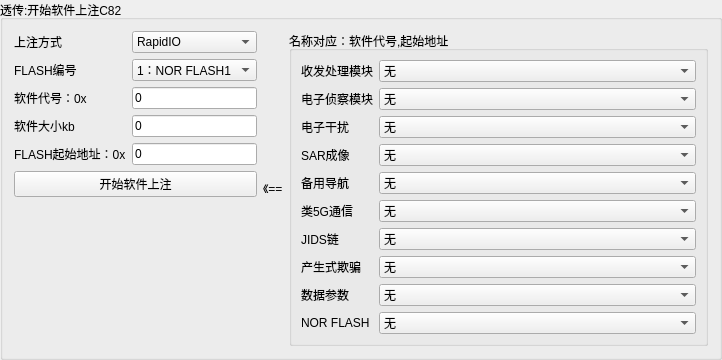
       <widget class="QGroupBox" name="groupBox">
        <property name="sizePolicy">
         <sizepolicy hsizetype="Preferred" vsizetype="Maximum">
          <horstretch>0</horstretch>
          <verstretch>0</verstretch>
         </sizepolicy>
        </property>
        <property name="title">
         <string>透传:开始软件上注C82</string>
        </property>
        <layout class="QHBoxLayout" name="horizontalLayout">
         <item>
          <layout class="QVBoxLayout" name="verticalLayout_5">
           <item>
            <layout class="QFormLayout" name="formLayout">
             <item row="0" column="0">
              <widget class="QLabel" name="label">
               <property name="text">
                <string>上注方式</string>
               </property>
              </widget>
             </item>
             <item row="0" column="1">
              <widget class="QComboBox" name="comboBox_upmaind">
               <property name="currentIndex">
                <number>1</number>
               </property>
               <item>
                <property name="text">
                 <string>CAN</string>
                </property>
               </item>
               <item>
                <property name="text">
                 <string>RapidIO</string>
                </property>
               </item>
              </widget>
             </item>
             <item row="1" column="0">
              <widget class="QLabel" name="label_2">
               <property name="text">
                <string>FLASH编号</string>
               </property>
              </widget>
             </item>
             <item row="1" column="1">
              <widget class="QComboBox" name="comboBox_upmark">
               <item>
                <property name="text">
                 <string>1：NOR FLASH1</string>
                </property>
               </item>
               <item>
                <property name="text">
                 <string>2：NOR FLASH2</string>
                </property>
               </item>
               <item>
                <property name="text">
                 <string>3：NAND FLASH</string>
                </property>
               </item>
              </widget>
             </item>
             <item row="2" column="0">
              <widget class="QLabel" name="label_3">
               <property name="text">
                <string>软件代号：0x</string>
               </property>
              </widget>
             </item>
             <item row="2" column="1">
              <widget class="QLineEdit" name="lineEdit_sorftnum">
               <property name="text">
                <string>0</string>
               </property>
              </widget>
             </item>
             <item row="3" column="0">
              <widget class="QLabel" name="label_4">
               <property name="text">
                <string>软件大小kb</string>
               </property>
              </widget>
             </item>
             <item row="3" column="1">
              <widget class="QLineEdit" name="lineEdit_sorftsum">
               <property name="text">
                <string>0</string>
               </property>
              </widget>
             </item>
             <item row="4" column="0">
              <widget class="QLabel" name="label_5">
               <property name="text">
                <string>FLASH起始地址：0x</string>
               </property>
              </widget>
             </item>
             <item row="4" column="1">
              <widget class="QLineEdit" name="lineEdit_flashsaddr">
               <property name="text">
                <string>0</string>
               </property>
              </widget>
             </item>
            </layout>
           </item>
           <item>
            <widget class="QPushButton" name="pushButton_startup">
             <property name="text">
              <string>开始软件上注</string>
             </property>
            </widget>
           </item>
           <item>
            <spacer name="verticalSpacer_2">
             <property name="orientation">
              <enum>Qt::Vertical</enum>
             </property>
             <property name="sizeHint" stdset="0">
              <size>
               <width>20</width>
               <height>40</height>
              </size>
             </property>
            </spacer>
           </item>
          </layout>
         </item>
         <item>
          <widget class="QLabel" name="label_16">
           <property name="text">
            <string>《==</string>
           </property>
          </widget>
         </item>
         <item>
          <widget class="QGroupBox" name="groupBox_4">
           <property name="sizePolicy">
            <sizepolicy hsizetype="Preferred" vsizetype="Preferred">
             <horstretch>0</horstretch>
             <verstretch>0</verstretch>
            </sizepolicy>
           </property>
           <property name="title">
            <string>名称对应：软件代号,起始地址</string>
           </property>
           <layout class="QVBoxLayout" name="verticalLayout">
            <item>
             <layout class="QFormLayout" name="formLayout_4">
              <item row="0" column="0">
               <widget class="QLabel" name="label_6">
                <property name="text">
                 <string>收发处理模块</string>
                </property>
               </widget>
              </item>
              <item row="0" column="1">
               <widget class="QComboBox" name="comboBox_sfclmk">
                <property name="sizePolicy">
                 <sizepolicy hsizetype="Minimum" vsizetype="Fixed">
                  <horstretch>0</horstretch>
                  <verstretch>0</verstretch>
                 </sizepolicy>
                </property>
                <item>
                 <property name="text">
                  <string>无</string>
                 </property>
                </item>
                <item>
                 <property name="text">
                  <string>（0x0F02）采集与信道化接收软件（更新区）</string>
                 </property>
                </item>
                <item>
                 <property name="text">
                  <string>（0x0F03）波束合成接收软件（更新区）</string>
                 </property>
                </item>
                <item>
                 <property name="text">
                  <string>（0x0F04）波束合成发射软件（更新区）</string>
                 </property>
                </item>
                <item>
                 <property name="text">
                  <string>（0x3F41）调频源软件（更新区）</string>
                 </property>
                </item>
                <item>
                 <property name="text">
                  <string>（0x3F42）数据形成软件（更新区）</string>
                 </property>
                </item>
               </widget>
              </item>
              <item row="1" column="0">
               <widget class="QLabel" name="label_7">
                <property name="text">
                 <string>电子侦察模块</string>
                </property>
               </widget>
              </item>
              <item row="1" column="1">
               <widget class="QComboBox" name="comboBox_dzzcmk">
                <property name="sizePolicy">
                 <sizepolicy hsizetype="Minimum" vsizetype="Fixed">
                  <horstretch>0</horstretch>
                  <verstretch>0</verstretch>
                 </sizepolicy>
                </property>
                <item>
                 <property name="text">
                  <string>无</string>
                 </property>
                </item>
                <item>
                 <property name="text">
                  <string>（0x1F01）宽带信号检测和存储软件（更新区）</string>
                 </property>
                </item>
                <item>
                 <property name="text">
                  <string>（0x1F02）LINK16测向软件（更新区）</string>
                 </property>
                </item>
                <item>
                 <property name="text">
                  <string>（0x1F03）塔康侦测软件（更新区）</string>
                 </property>
                </item>
                <item>
                 <property name="text">
                  <string>（0x1F04）塔康全频段侦察软件（更新区）</string>
                 </property>
                </item>
                <item>
                 <property name="text">
                  <string>（0x1F05）敌我侦测软件（更新区）</string>
                 </property>
                </item>
                <item>
                 <property name="text">
                  <string>（0x1F06）铱星信号侦测软件（更新区）</string>
                 </property>
                </item>
                <item>
                 <property name="text">
                  <string>（0x1F07）海事信号侦测软件（更新区）</string>
                 </property>
                </item>
                <item>
                 <property name="text">
                  <string>（0x1F08）星链信号侦察软件（更新区）</string>
                 </property>
                </item>
                <item>
                 <property name="text">
                  <string>（0x1F09）雷达信号预处理软件（更新区）</string>
                 </property>
                </item>
                <item>
                 <property name="text">
                  <string>（0x1D10）通信信号处理软件（更新区）</string>
                 </property>
                </item>
                <item>
                 <property name="text">
                  <string>（0x1D11）雷达信号主处理软件（更新区）</string>
                 </property>
                </item>
                <item>
                 <property name="text">
                  <string>（0x1F01）宽带信号检测和存储软件（基础区）</string>
                 </property>
                </item>
                <item>
                 <property name="text">
                  <string>（0x1F12）高频段雷达信号预处理软件（基础区）</string>
                 </property>
                </item>
                <item>
                 <property name="text">
                  <string>（0x1D10）通信信号处理软件（基础区）</string>
                 </property>
                </item>
               </widget>
              </item>
              <item row="2" column="0">
               <widget class="QLabel" name="label_8">
                <property name="text">
                 <string>电子干扰</string>
                </property>
               </widget>
              </item>
              <item row="2" column="1">
               <widget class="QComboBox" name="comboBox_dzgr">
                <property name="sizePolicy">
                 <sizepolicy hsizetype="Minimum" vsizetype="Fixed">
                  <horstretch>0</horstretch>
                  <verstretch>0</verstretch>
                 </sizepolicy>
                </property>
                <item>
                 <property name="text">
                  <string>无</string>
                 </property>
                </item>
                <item>
                 <property name="text">
                  <string>（0x2F01）通信干扰处理软件（更新区）</string>
                 </property>
                </item>
                <item>
                 <property name="text">
                  <string>（0x2F02）导航与星链干扰处理软件（更新区）</string>
                 </property>
                </item>
                <item>
                 <property name="text">
                  <string>（0x2D03）通信与导航干扰策略与控制软件（更新区）</string>
                 </property>
                </item>
                <item>
                 <property name="text">
                  <string>（0x2F04）雷达侦察干扰处理软件（更新区）</string>
                 </property>
                </item>
                <item>
                 <property name="text">
                  <string>（0x2D05）雷达干扰策略与控制软件（更新区）</string>
                 </property>
                </item>
                <item>
                 <property name="text">
                  <string>（0x2F01）通信干扰处理软件（基础区）</string>
                 </property>
                </item>
                <item>
                 <property name="text">
                  <string>（0x2F02）导航与星链干扰处理软件（基础区）</string>
                 </property>
                </item>
                <item>
                 <property name="text">
                  <string>（0x2D03）通信与导航干扰策略与控制软件（基础区）</string>
                 </property>
                </item>
               </widget>
              </item>
              <item row="3" column="0">
               <widget class="QLabel" name="label_9">
                <property name="text">
                 <string>SAR成像</string>
                </property>
               </widget>
              </item>
              <item row="3" column="1">
               <widget class="QComboBox" name="comboBox_SARcx">
                <property name="sizePolicy">
                 <sizepolicy hsizetype="Minimum" vsizetype="Fixed">
                  <horstretch>0</horstretch>
                  <verstretch>0</verstretch>
                 </sizepolicy>
                </property>
                <item>
                 <property name="text">
                  <string>无</string>
                 </property>
                </item>
                <item>
                 <property name="text">
                  <string>（0x3F01）2m/3m模式成像预处理FPGA</string>
                 </property>
                </item>
                <item>
                 <property name="text">
                  <string>（0x3F02）2m/3m模式成像1FPGA</string>
                 </property>
                </item>
                <item>
                 <property name="text">
                  <string>（0x3F03）2m/3m模式成像2FPGA</string>
                 </property>
                </item>
                <item>
                 <property name="text">
                  <string>（0x3F04）10m模式成像预处理FPGA</string>
                 </property>
                </item>
                <item>
                 <property name="text">
                  <string>（0x3F05）10m模式成像1FPGA</string>
                 </property>
                </item>
                <item>
                 <property name="text">
                  <string>（0x3F06）10m模式成像2FPGA</string>
                 </property>
                </item>
                <item>
                 <property name="text">
                  <string>（0x3F07）2m/3m/10m模式一体化成像3FPGA</string>
                 </property>
                </item>
                <item>
                 <property name="text">
                  <string>（0x3F08）2m/3m/10m模式一体化成像4FPGA</string>
                 </property>
                </item>
                <item>
                 <property name="text">
                  <string>（0x3F09）2m/3m条带模式目标检测FPGA</string>
                 </property>
                </item>
                <item>
                 <property name="text">
                  <string>（0x3F10）2m/3m条带模式动目标精聚焦FPGA</string>
                 </property>
                </item>
                <item>
                 <property name="text">
                  <string>（0x3F11）2m/3m条带模式目标识别分类FPGA</string>
                 </property>
                </item>
                <item>
                 <property name="text">
                  <string>（0x3F12）广域搜索模式探测成像1FPGA</string>
                 </property>
                </item>
                <item>
                 <property name="text">
                  <string>（0x3F13）广域搜索模式探测成像2FPGA</string>
                 </property>
                </item>
                <item>
                 <property name="text">
                  <string>（0x3F14）广域搜索模式探测成像3FPGA</string>
                 </property>
                </item>
                <item>
                 <property name="text">
                  <string>（0x3F15）广域搜索模式目标检测FPGA</string>
                 </property>
                </item>
                <item>
                 <property name="text">
                  <string>（0x3F16）广域搜索模式目标军民分类FPGA</string>
                 </property>
                </item>
               </widget>
              </item>
              <item row="4" column="0">
               <widget class="QLabel" name="label_10">
                <property name="text">
                 <string>备用导航</string>
                </property>
               </widget>
              </item>
              <item row="4" column="1">
               <widget class="QComboBox" name="comboBox_bydx">
                <property name="sizePolicy">
                 <sizepolicy hsizetype="Minimum" vsizetype="Fixed">
                  <horstretch>0</horstretch>
                  <verstretch>0</verstretch>
                 </sizepolicy>
                </property>
                <item>
                 <property name="text">
                  <string>无</string>
                 </property>
                </item>
                <item>
                 <property name="text">
                  <string>（0x4D01）星历拟合与控制软件</string>
                 </property>
                </item>
                <item>
                 <property name="text">
                  <string>（0x4F02）导航信号生成软件</string>
                 </property>
                </item>
               </widget>
              </item>
              <item row="5" column="0">
               <widget class="QLabel" name="label_11">
                <property name="text">
                 <string>类5G通信</string>
                </property>
               </widget>
              </item>
              <item row="5" column="1">
               <widget class="QComboBox" name="comboBox_l5gtx">
                <property name="sizePolicy">
                 <sizepolicy hsizetype="Minimum" vsizetype="Fixed">
                  <horstretch>0</horstretch>
                  <verstretch>0</verstretch>
                 </sizepolicy>
                </property>
                <item>
                 <property name="text">
                  <string>无</string>
                 </property>
                </item>
                <item>
                 <property name="text">
                  <string>（0x5F01）类5G通信软件（更新区）</string>
                 </property>
                </item>
                <item>
                 <property name="text">
                  <string>（0x5D02）类5G协议控制软件（更新区）</string>
                 </property>
                </item>
                <item>
                 <property name="text">
                  <string>（0x5F01）类5G通信软件（基础区）</string>
                 </property>
                </item>
                <item>
                 <property name="text">
                  <string>（0x5D02）类5G协议控制软件（基础区）</string>
                 </property>
                </item>
               </widget>
              </item>
              <item row="6" column="0">
               <widget class="QLabel" name="label_12">
                <property name="text">
                 <string>JIDS链</string>
                </property>
               </widget>
              </item>
              <item row="6" column="1">
               <widget class="QComboBox" name="comboBox_JIDSl">
                <property name="sizePolicy">
                 <sizepolicy hsizetype="Minimum" vsizetype="Fixed">
                  <horstretch>0</horstretch>
                  <verstretch>0</verstretch>
                 </sizepolicy>
                </property>
                <item>
                 <property name="text">
                  <string>无</string>
                 </property>
                </item>
                <item>
                 <property name="text">
                  <string>（0x6F01）数据链信号处理软件</string>
                 </property>
                </item>
                <item>
                 <property name="text">
                  <string>（0x6D02）数据链信息处理软件</string>
                 </property>
                </item>
               </widget>
              </item>
              <item row="7" column="0">
               <widget class="QLabel" name="label_13">
                <property name="text">
                 <string>产生式欺骗</string>
                </property>
               </widget>
              </item>
              <item row="7" column="1">
               <widget class="QComboBox" name="comboBox_csqp">
                <property name="sizePolicy">
                 <sizepolicy hsizetype="Minimum" vsizetype="Fixed">
                  <horstretch>0</horstretch>
                  <verstretch>0</verstretch>
                 </sizepolicy>
                </property>
                <item>
                 <property name="text">
                  <string>无</string>
                 </property>
                </item>
                <item>
                 <property name="text">
                  <string>（0x2F06）产生式欺骗干扰FPGA1</string>
                 </property>
                </item>
                <item>
                 <property name="text">
                  <string>（0x2F07）产生式欺骗干扰FPGA2</string>
                 </property>
                </item>
                <item>
                 <property name="text">
                  <string>（0x2D08）产生式欺骗干扰DSP1</string>
                 </property>
                </item>
               </widget>
              </item>
              <item row="8" column="0">
               <widget class="QLabel" name="label_14">
                <property name="text">
                 <string>数据参数</string>
                </property>
               </widget>
              </item>
              <item row="8" column="1">
               <widget class="QComboBox" name="comboBox_sjcs">
                <property name="sizePolicy">
                 <sizepolicy hsizetype="Minimum" vsizetype="Fixed">
                  <horstretch>0</horstretch>
                  <verstretch>0</verstretch>
                 </sizepolicy>
                </property>
                <item>
                 <property name="text">
                  <string>无</string>
                 </property>
                </item>
                <item>
                 <property name="text">
                  <string>（0x0F81）幅度表</string>
                 </property>
                </item>
                <item>
                 <property name="text">
                  <string>（0x0F82）舰船检测网络参数</string>
                 </property>
                </item>
                <item>
                 <property name="text">
                  <string>（0x0F83）舰船识别网络参数</string>
                 </property>
                </item>
                <item>
                 <property name="text">
                  <string>（0x0F84）探测模式舰船分类网络参数</string>
                 </property>
                </item>
                <item>
                 <property name="text">
                  <string>（0x0F85）海陆分割数据库</string>
                 </property>
                </item>
                <item>
                 <property name="text">
                  <string>（0x0F86）零值补偿参数、功率参数</string>
                 </property>
                </item>
                <item>
                 <property name="text">
                  <string>（0x0F87）通信参数</string>
                 </property>
                </item>
                <item>
                 <property name="text">
                  <string>（0x0F88）雷达重点侦察库</string>
                 </property>
                </item>
                <item>
                 <property name="text">
                  <string>（0x0F89）高算力平台FLASH分区表（存三份）</string>
                 </property>
                </item>
               </widget>
              </item>
              <item row="9" column="0">
               <widget class="QLabel" name="label_15">
                <property name="text">
                 <string>NOR FLASH</string>
                </property>
               </widget>
              </item>
              <item row="9" column="1">
               <widget class="QComboBox" name="comboBox_norflash">
                <property name="sizePolicy">
                 <sizepolicy hsizetype="Minimum" vsizetype="Fixed">
                  <horstretch>0</horstretch>
                  <verstretch>0</verstretch>
                 </sizepolicy>
                </property>
                <item>
                 <property name="text">
                  <string>无</string>
                 </property>
                </item>
                <item>
                 <property name="text">
                  <string>（0x0F01）接口控制软件1（收发处理模块）</string>
                 </property>
                </item>
                <item>
                 <property name="text">
                  <string>（0x0F05）接口控制软件1（数据处理模块）</string>
                 </property>
                </item>
                <item>
                 <property name="text">
                  <string>（0x0F06）数据传输软件更新区</string>
                 </property>
                </item>
                <item>
                 <property name="text">
                  <string>（0x0F06）数据传输软件基础区1</string>
                 </property>
                </item>
                <item>
                 <property name="text">
                  <string>（0x0D09）综合调度软件1</string>
                 </property>
                </item>
                <item>
                 <property name="text">
                  <string>（0x0D08）CAN解析及重构调度软件更新区</string>
                 </property>
                </item>
                <item>
                 <property name="text">
                  <string>（0x0F01）接口控制软件2（收发处理模块）</string>
                 </property>
                </item>
                <item>
                 <property name="text">
                  <string>（0x0F05）接口控制软件2（数据处理模块）</string>
                 </property>
                </item>
                <item>
                 <property name="text">
                  <string>（0x0F06）数据传输软件基础区2</string>
                 </property>
                </item>
                <item>
                 <property name="text">
                  <string>（0x0F06）数据传输软件基础区3</string>
                 </property>
                </item>
                <item>
                 <property name="text">
                  <string>（0x0D09）综合调度软件2</string>
                 </property>
                </item>
               </widget>
              </item>
             </layout>
            </item>
           </layout>
          </widget>
         </item>
        </layout>
       </widget>
